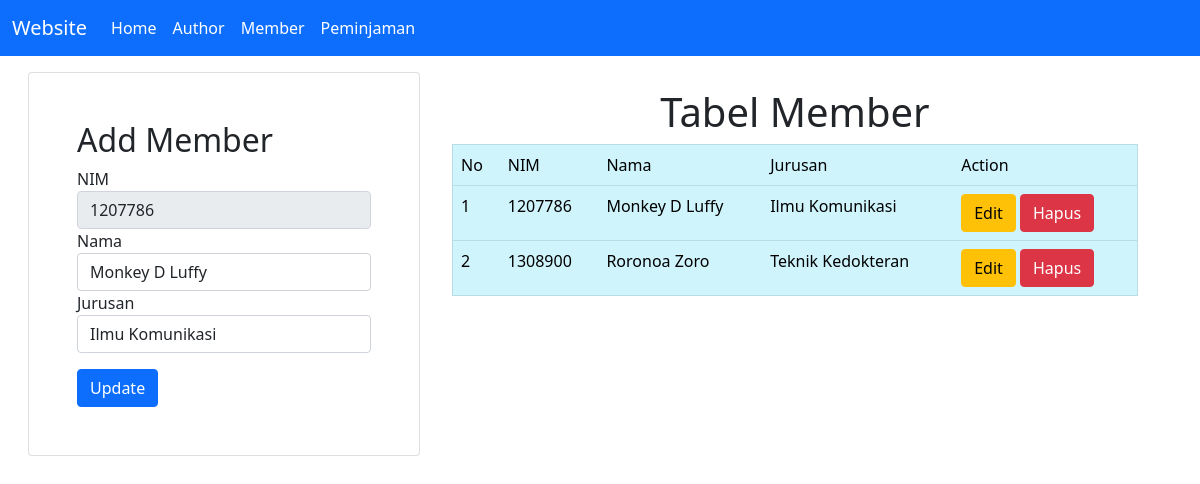
Page /member.php?id_edit=1207786 on the committed database.
### tables this page shows
CREATE TABLE `member` (
  `nim` varchar(50) NOT NULL,
  `nama` varchar(100) NOT NULL,
  `jurusan` varchar(100) NOT NULL
);

### conf.php (called while the page is built)
<?php
$db_host = "localhost";
$db_user = "root";
$db_pass = "";
$db_name = "db_perpustakaan";
?>

### includes/DB.class.php (called while the page is built, shortened)
<?php
class DB
{
    var $db_host = "";
    var $db_user = "";
    var $db_pass = "";
    var $db_name = "";
    var $db_link = "";
    var $result = 0;
    function DB($db_host = '', $db_user = '', $db_pass = '', $db_name = '')
    {
        $this->db_host = $db_host;
        $this->db_user = $db_user;
        $this->db_pass = $db_pass;
        $this->db_name = $db_name;
    }
    function open()
    {
        $this->db_link = mysqli_connect($this->db_host, $this->db_user, $this->db_pass, $this->db_name);
    }
    function execute($query = "")
    {
        $this->result = mysqli_query($this->db_link, $query);
        return $this->result;
    }
    function getResult()
    {
        return mysqli_fetch_array($this->result);
    }
}
?>

### includes/Member.class.php (called while the page is built, shortened)
<?php
class Member extends DB
{
    function getMember($nim = "")
    {
        if ($nim == "") {
            $query = "SELECT * FROM member";
            return $this->execute($query);
        }
        $query = "SELECT * FROM member WHERE nim='$nim'";
        return $this->execute($query);
    }
}

### member.php (the view, shortened to what this page needs)
<?php
include("conf.php");
include("includes/DB.class.php");
include("includes/Member.class.php");
$member = new Member($db_host, $db_user, $db_pass, $db_name);
$member->open();
$member->getMember();
$dataForm = null;
if (!empty($_GET['id_edit'])) {
    $id = $_GET['id_edit'];
    $member->getMember($id);
    list($nim, $nama, $jurusan) = $member->getResult();
    $dataForm .= '<div class="form-row">
                    <div class="form-group col">
                    <label for="nim">NIM</label>
                    <input type="text" class="form-control" name="nim1" value="'. $nim .'" disabled />
                    <input type="hidden" class="form-control" name="nim" value="'. $nim .'" required />
                    </div>
                </div>
                <div class="form-row">
                    <div class="form-group col">
                    <label for="nama">Nama</label>
                    <input type="text" class="form-control" name="nama" value="'. $nama .'" required />
                    </div>
                </div>
                <div class="form-row">
                    <div class="form-group col">
                    <label for="jurusan">Jurusan</label>
                    <input class="form-control" name="jurusan" value="'. $jurusan .'" required></input>
                    </div>
                </div>
                <button type="submit" name="update" class="btn btn-primary mt-3">Update</button>';
}
$data = null;
$no = 1;
$member->getMember();
while (list($nim, $nama, $jurusan) = $member->getResult()) {
    $data .= "<tr>
        <td>" . $no++ . "</td>
        <td>" . $nim . "</td>
        <td>" . $nama . "</td>
        <td>" . $jurusan . "</td>
        <td>
        <a href='member.php?id_edit=" . $nim .  "' class='btn btn-warning' '>Edit</a>
        <a href='member.php?id_hapus=" . $nim . "' class='btn btn-danger' '>Hapus</a>
        </td>
        </tr>";
}

### rows in the picture
member: nim1 "1207786", nama "Monkey D Luffy", jurusan "Ilmu Komunikasi", nim "1207786"
member: nim "1308900", nama "Roronoa Zoro", jurusan "Teknik Kedokteran"

### other values in the picture
$this->content "Website Home Author Member Peminjaman Add Member Tabel Member No NIM Nama Jurusan Action"
